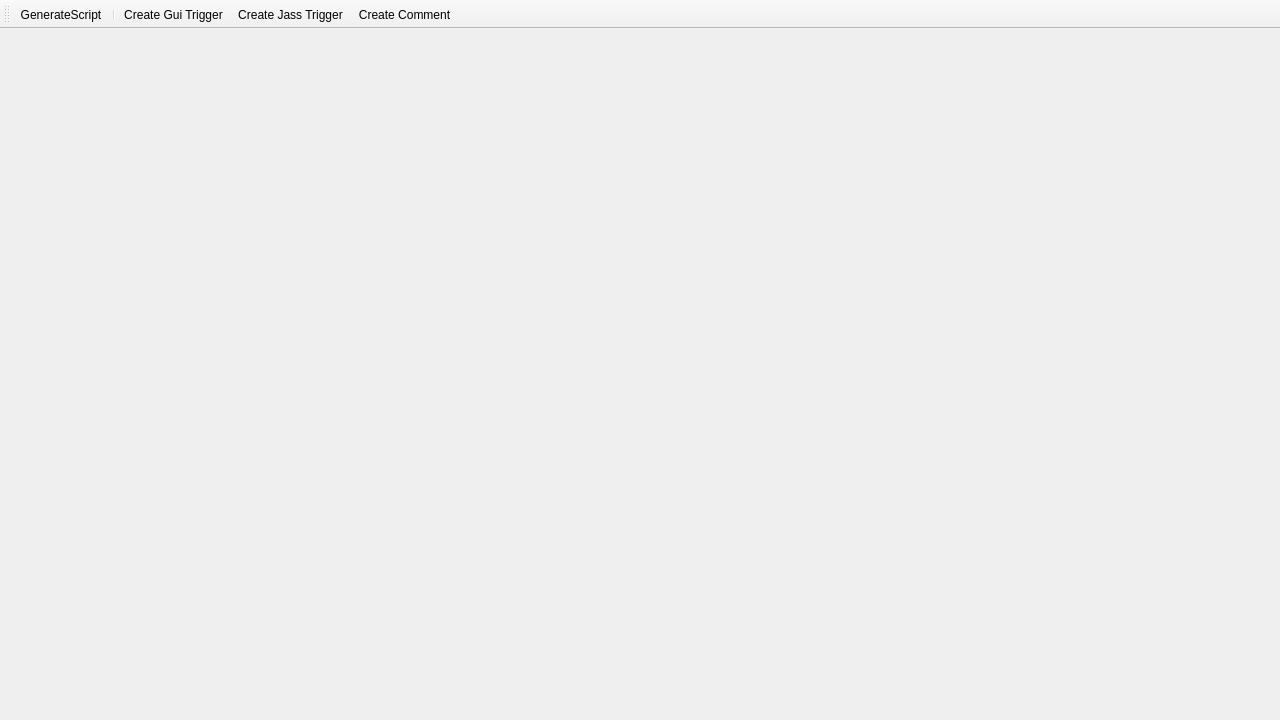
<?xml version="1.0" encoding="UTF-8"?>
<ui version="4.0">
 <class>TriggerEditor</class>
 <widget class="QMainWindow" name="TriggerEditor">
  <property name="geometry">
   <rect>
    <x>0</x>
    <y>0</y>
    <width>1280</width>
    <height>720</height>
   </rect>
  </property>
  <property name="windowTitle">
   <string>Trigger Editor</string>
  </property>
  <widget class="QWidget" name="centralwidget"/>
  <widget class="QToolBar" name="toolBar">
   <property name="windowTitle">
    <string>toolBar</string>
   </property>
   <property name="iconSize">
    <size>
     <width>16</width>
     <height>16</height>
    </size>
   </property>
   <attribute name="toolBarArea">
    <enum>TopToolBarArea</enum>
   </attribute>
   <attribute name="toolBarBreak">
    <bool>false</bool>
   </attribute>
   <addaction name="actionGenerateScript"/>
   <addaction name="separator"/>
   <addaction name="actionCreateGuiTrigger"/>
   <addaction name="actionCreateJassTrigger"/>
   <addaction name="actionCreateComment"/>
  </widget>
  <action name="actionGenerateScript">
   <property name="icon">
    <iconset>
     <normaloff>Data/Icons/Ribbon/triggereditor32x32.png</normaloff>Data/Icons/Ribbon/triggereditor32x32.png</iconset>
   </property>
   <property name="text">
    <string>GenerateScript</string>
   </property>
   <property name="toolTip">
    <string>Generate map script and check for errors</string>
   </property>
   <property name="shortcut">
    <string>Ctrl+F10</string>
   </property>
  </action>
  <action name="actionCreateGuiTrigger">
   <property name="text">
    <string>Create Gui Trigger</string>
   </property>
   <property name="toolTip">
    <string>Creates a GUI trigger</string>
   </property>
  </action>
  <action name="actionCreateJassTrigger">
   <property name="text">
    <string>Create Jass Trigger</string>
   </property>
   <property name="toolTip">
    <string>Creates a Jass Trigger</string>
   </property>
  </action>
  <action name="actionCreateComment">
   <property name="text">
    <string>Create Comment</string>
   </property>
   <property name="toolTip">
    <string>Creates a Comment</string>
   </property>
  </action>
 </widget>
 <resources/>
 <connections/>
</ui>
